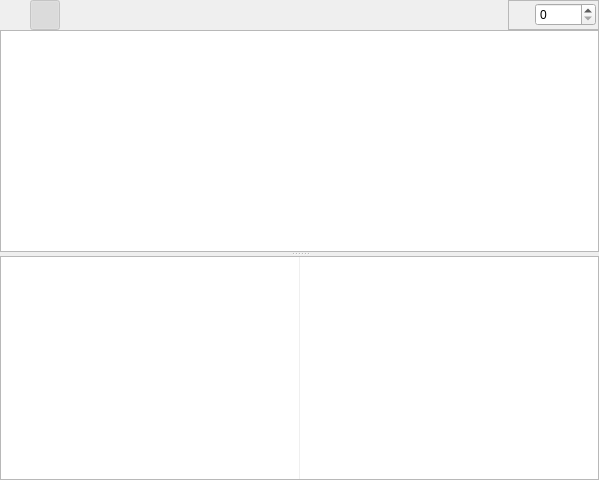
<?xml version="1.0" encoding="UTF-8"?>
<ui version="4.0">
 <class>TabFile</class>
 <widget class="QWidget" name="TabFile">
  <property name="geometry">
   <rect>
    <x>0</x>
    <y>0</y>
    <width>599</width>
    <height>480</height>
   </rect>
  </property>
  <property name="windowTitle">
   <string>File</string>
  </property>
  <layout class="QHBoxLayout">
   <property name="spacing">
    <number>0</number>
   </property>
   <property name="margin">
    <number>0</number>
   </property>
   <item>
    <layout class="QVBoxLayout">
     <property name="spacing">
      <number>0</number>
     </property>
     <property name="margin">
      <number>0</number>
     </property>
     <item>
      <layout class="QHBoxLayout">
       <property name="spacing">
        <number>0</number>
       </property>
       <property name="margin">
        <number>0</number>
       </property>
       <item>
        <widget class="QToolButton" name="toolButtonCopy">
         <property name="minimumSize">
          <size>
           <width>30</width>
           <height>30</height>
          </size>
         </property>
         <property name="toolTip">
          <string>Copy selection to the clipboard stripping line headers (CTRL+C)</string>
         </property>
         <property name="icon">
          <iconset resource="icons.qrc">
           <normaloff>:/icons/resources/editcopy.png</normaloff>:/icons/resources/editcopy.png</iconset>
         </property>
         <property name="shortcut">
          <string>Ctrl+C</string>
         </property>
         <property name="autoRaise">
          <bool>true</bool>
         </property>
        </widget>
       </item>
       <item>
        <widget class="QToolButton" name="toolButtonShowAnnotate">
         <property name="enabled">
          <bool>false</bool>
         </property>
         <property name="minimumSize">
          <size>
           <width>30</width>
           <height>30</height>
          </size>
         </property>
         <property name="toolTip">
          <string>Hide/show file annotation</string>
         </property>
         <property name="icon">
          <iconset resource="icons.qrc">
           <normaloff>:/icons/resources/view_choose.png</normaloff>:/icons/resources/view_choose.png</iconset>
         </property>
         <property name="checkable">
          <bool>true</bool>
         </property>
         <property name="checked">
          <bool>true</bool>
         </property>
         <property name="autoRaise">
          <bool>true</bool>
         </property>
        </widget>
       </item>
       <item>
        <widget class="QToolButton" name="toolButtonFindAnnotate">
         <property name="enabled">
          <bool>false</bool>
         </property>
         <property name="minimumSize">
          <size>
           <width>30</width>
           <height>30</height>
          </size>
         </property>
         <property name="toolTip">
          <string>Lock selection to first tagged line of current revision (CTRL + L)</string>
         </property>
         <property name="icon">
          <iconset resource="icons.qrc">
           <normaloff>:/icons/resources/encrypted.png</normaloff>:/icons/resources/encrypted.png</iconset>
         </property>
         <property name="checkable">
          <bool>true</bool>
         </property>
         <property name="autoRaise">
          <bool>true</bool>
         </property>
        </widget>
       </item>
       <item>
        <widget class="QToolButton" name="toolButtonGoPrev">
         <property name="enabled">
          <bool>false</bool>
         </property>
         <property name="toolTip">
          <string>Go to previous annotation line</string>
         </property>
         <property name="icon">
          <iconset resource="icons.qrc">
           <normaloff>:/icons/resources/1uparrow.png</normaloff>:/icons/resources/1uparrow.png</iconset>
         </property>
         <property name="autoRaise">
          <bool>true</bool>
         </property>
        </widget>
       </item>
       <item>
        <widget class="QToolButton" name="toolButtonGoNext">
         <property name="enabled">
          <bool>false</bool>
         </property>
         <property name="toolTip">
          <string>Go to next annotation line</string>
         </property>
         <property name="icon">
          <iconset resource="icons.qrc">
           <normaloff>:/icons/resources/1downarrow.png</normaloff>:/icons/resources/1downarrow.png</iconset>
         </property>
         <property name="autoRaise">
          <bool>true</bool>
         </property>
        </widget>
       </item>
       <item>
        <widget class="QToolButton" name="toolButtonRangeFilter">
         <property name="enabled">
          <bool>false</bool>
         </property>
         <property name="minimumSize">
          <size>
           <width>30</width>
           <height>30</height>
          </size>
         </property>
         <property name="toolTip">
          <string>Filter revisions on selected line range</string>
         </property>
         <property name="icon">
          <iconset resource="icons.qrc">
           <normaloff>:/icons/resources/filter.png</normaloff>:/icons/resources/filter.png</iconset>
         </property>
         <property name="checkable">
          <bool>true</bool>
         </property>
         <property name="autoRaise">
          <bool>true</bool>
         </property>
        </widget>
       </item>
       <item>
        <widget class="QToolButton" name="toolButtonHighlightText">
         <property name="enabled">
          <bool>false</bool>
         </property>
         <property name="minimumSize">
          <size>
           <width>30</width>
           <height>30</height>
          </size>
         </property>
         <property name="toolTip">
          <string>Source highlight (%1)</string>
         </property>
         <property name="icon">
          <iconset resource="icons.qrc">
           <normaloff>:/icons/resources/colorize.png</normaloff>:/icons/resources/colorize.png</iconset>
         </property>
         <property name="checkable">
          <bool>true</bool>
         </property>
         <property name="autoRaise">
          <bool>true</bool>
         </property>
        </widget>
       </item>
       <item>
        <spacer>
         <property name="orientation">
          <enum>Qt::Horizontal</enum>
         </property>
         <property name="sizeType">
          <enum>QSizePolicy::Expanding</enum>
         </property>
         <property name="sizeHint" stdset="0">
          <size>
           <width>300</width>
           <height>20</height>
          </size>
         </property>
        </spacer>
       </item>
       <item>
        <widget class="QFrame" name="frame">
         <property name="frameShape">
          <enum>QFrame::StyledPanel</enum>
         </property>
         <property name="frameShadow">
          <enum>QFrame::Raised</enum>
         </property>
         <layout class="QHBoxLayout">
          <property name="spacing">
           <number>0</number>
          </property>
          <property name="margin">
           <number>2</number>
          </property>
          <item>
           <layout class="QHBoxLayout">
            <property name="spacing">
             <number>0</number>
            </property>
            <property name="margin">
             <number>0</number>
            </property>
            <item>
             <widget class="QToolButton" name="toolButtonPin">
              <property name="toolTip">
               <string>Pin View (Alt-V)</string>
              </property>
              <property name="text">
               <string/>
              </property>
              <property name="icon">
               <iconset resource="icons.qrc">
                <normaloff>:/icons/resources/ok.png</normaloff>:/icons/resources/ok.png</iconset>
              </property>
              <property name="checkable">
               <bool>true</bool>
              </property>
              <property name="autoRaise">
               <bool>true</bool>
              </property>
             </widget>
            </item>
            <item>
             <widget class="QSpinBox" name="spinBoxRevision">
              <property name="maximum">
               <number>65535</number>
              </property>
             </widget>
            </item>
           </layout>
          </item>
         </layout>
        </widget>
       </item>
      </layout>
     </item>
     <item>
      <widget class="QSplitter" name="splitter">
       <property name="orientation">
        <enum>Qt::Vertical</enum>
       </property>
       <widget class="ListView" name="histListView">
        <property name="contextMenuPolicy">
         <enum>Qt::CustomContextMenu</enum>
        </property>
        <property name="alternatingRowColors">
         <bool>true</bool>
        </property>
        <property name="rootIsDecorated">
         <bool>false</bool>
        </property>
        <property name="uniformRowHeights">
         <bool>true</bool>
        </property>
        <property name="itemsExpandable">
         <bool>false</bool>
        </property>
        <property name="allColumnsShowFocus">
         <bool>true</bool>
        </property>
       </widget>
       <widget class="QFrame" name="frame_2">
        <property name="frameShape">
         <enum>QFrame::StyledPanel</enum>
        </property>
        <property name="frameShadow">
         <enum>QFrame::Sunken</enum>
        </property>
        <layout class="QHBoxLayout">
         <property name="spacing">
          <number>0</number>
         </property>
         <property name="margin">
          <number>0</number>
         </property>
         <item>
          <layout class="QHBoxLayout">
           <property name="spacing">
            <number>1</number>
           </property>
           <property name="margin">
            <number>0</number>
           </property>
           <item>
            <widget class="QListWidget" name="listWidgetAnn">
             <property name="frameShape">
              <enum>QFrame::NoFrame</enum>
             </property>
             <property name="verticalScrollBarPolicy">
              <enum>Qt::ScrollBarAlwaysOff</enum>
             </property>
             <property name="horizontalScrollBarPolicy">
              <enum>Qt::ScrollBarAlwaysOff</enum>
             </property>
             <property name="verticalScrollMode">
              <enum>QAbstractItemView::ScrollPerPixel</enum>
             </property>
             <property name="horizontalScrollMode">
              <enum>QAbstractItemView::ScrollPerPixel</enum>
             </property>
            </widget>
           </item>
           <item>
            <widget class="FileContent" name="textEditFile">
             <property name="frameShape">
              <enum>QFrame::NoFrame</enum>
             </property>
             <property name="undoRedoEnabled">
              <bool>false</bool>
             </property>
             <property name="lineWrapMode">
              <enum>QTextEdit::NoWrap</enum>
             </property>
             <property name="readOnly">
              <bool>true</bool>
             </property>
             <property name="tabStopWidth">
              <number>20</number>
             </property>
            </widget>
           </item>
          </layout>
         </item>
        </layout>
       </widget>
      </widget>
     </item>
    </layout>
   </item>
  </layout>
 </widget>
 <layoutdefault spacing="6" margin="11"/>
 <customwidgets>
  <customwidget>
   <class>ListView</class>
   <extends>QTreeView</extends>
   <header>listview.h</header>
  </customwidget>
  <customwidget>
   <class>FileContent</class>
   <extends>QTextEdit</extends>
   <header>filecontent.h</header>
  </customwidget>
 </customwidgets>
 <resources>
  <include location="icons.qrc"/>
 </resources>
 <connections/>
</ui>
